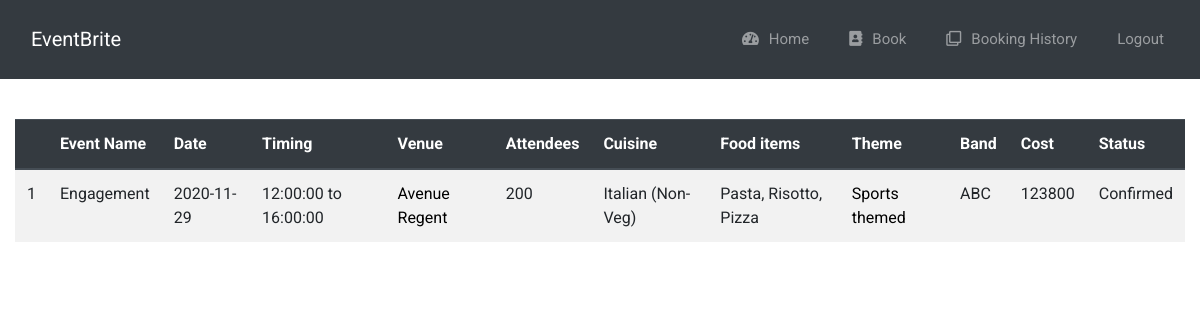
Screenshot of /viewbookings (signed in) with the database file from the repository.
### app.py (models this page shows)
class Bookings(db.Model):
    id = db.Column(db.Integer, primary_key=True)
    event_name = db.Column(db.String(25))
    venue_name = db.Column(db.String(50))
    attendees = db.Column(db.Integer)
    date = db.Column(db.Date)
    _from = db.Column(db.DateTime) #Anna
    _to = db.Column(db.DateTime)   #Anna
    theme = db.Column(db.String(50))
    cuisine = db.Column(db.String(20))
    food_items = db.Column(db.String(50))
    food_type = db.Column(db.String(10))
    band_name = db.Column(db.String(25))
    status = db.Column(db.String(20), default='Pending')
    manager_id = db.Column(db.Integer, db.ForeignKey('manager.id'))
    cost = db.Column(db.Integer)

### app.py (the view)
@app.route('/viewbookings') #Kavya
def viewbookings():
    id = session['manager']
    bookings = Bookings.query.filter_by(manager_id=id).all()
    return render_template('viewbookings.html', bookings=bookings)

### app.py (called while the page is built)
@login_manager.user_loader #issac
def load_user(user_id):
    return Manager.query.get(int(user_id))

### templates/viewbookings.html (shortened to what this page needs)
{% extends 'base.html' %}
{% block body %}
	<div class="row" style="margin-left: auto; margin-right: auto; margin-top: 20px;">
		<div class="col-12">
            <table class="table table-striped">
                <thead class="thead-dark">
                <tr>
                    <th scope="col justify-content-center"></th>
                    <th scope="col justify-content-center">Event Name</th>
                    <th scope="col justify-content-center">Date</th>
                    <th scope="col justify-content-center">Timing</th>
                    <th scope="col justify-content-center">Venue</th>
                    <th scope="col justify-content-center">Attendees</th>
                    <th scope="col justify-content-center">Cuisine</th>
                    <th scope="col justify-content-center">Food items</th>
                    <th scope="col justify-content-center">Theme</th>
                    <th scope="col justify-content-center">Band</th>
                    <th scope="col justify-content-center">Cost</th>
                    <th scope="col justify-content-center">Status</th>
                </tr>
                </thead>
                    <tbody>
                        {% for booking in bookings %}
                        {% set x=booking.venue_name %}
                    <tr>
                        <td scope="row">{{loop.index}}</td>
                        <td>{{booking.event_name}}</td>
                        <td>{{booking.date}}</td>
                        <td> {{booking._from.time()}} to {{booking._to.time()}}</td>
                        <td>
                            <a href="#venue" data-some-value="{{booking.venue_name}}" data-toggle="modal" data-target="#venue" class="image venue_modal">{{booking.venue_name}}</a>
                        </td>
                        <td>{{booking.attendees}}</td>
                        <td>{{booking.cuisine}} ({{booking.food_type}})</td>
                        <td>{{booking.food_items}}</td>
                        <td>
                            <a href="#theme" data-some-value="{{booking.theme}}" data-toggle="modal" data-target="#theme" class="image theme_modal">{{booking.theme}}</a>
                        </td>
                        <td>{{booking.band_name}}</td>
                        <td>{{booking.cost}}</td>
                        {% if booking.status=='Completed' %}
                            <td><span class="label label-success"></span>{{booking.status}}</td>
                        {% else %}
                            <td>{{booking.status}}</td>
                        {% endif %}
                    </tr>
                    {% endfor %}
              </tbody>
            </table>
            </div>
    </div>
{% endblock %}

### static/style.css (style rules this page uses)
body { font-family: 'Roboto', sans-serif; }
* { margin: 0; padding: 0; }
.image { text-decoration: none; color: black; }
.row { padding-top: 20px; }

### rows the page displays
Bookings: event_name "Engagement", date "2020-11-29", _from.time "12:00:00", _to.time "16:00:00", venue_name "Avenue Regent", attendees "200", cuisine "Italian", food_type "Non-Veg", food_items "Pasta, Risotto, Pizza", theme "Sports themed", band_name "ABC", cost "123800", status "Confirmed"
